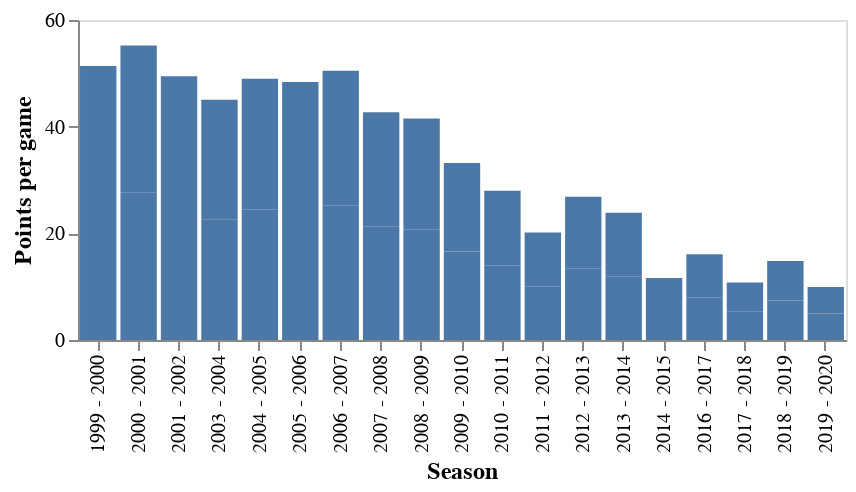

Notebook code cell kept with this figure:
### Code cell
(alt.Chart(df).mark_bar().encode(
   x = alt.X('Season',axis=alt.Axis(title='Season')),
   y = alt.Y('PTS_per_game',axis=alt.Axis(title='Points per game', grid =False))
).properties(
    height = 160,
    width = 384
).configure_axis(
    labelFontSize=10,
    titleFontSize=12

))

### Figure 1 — Vega-Lite specification as saved in the notebook (floating-point values rounded to 4 significant figures)
{"config": {"view": {"continuousWidth": 400, "continuousHeight": 300}, "axis": {"labelFontSize": 10, "titleFontSize": 12}}, "data": {"name": "data-e64370d0fcd7c736557a700c30dafda3"}, "mark": "bar", "encoding": {"x": {"type": "nominal", "axis": {"title": "Season"}, "field": "Season"}, "y": {"type": "quantitative", "axis": {"grid": false, "title": "Points per game"}, "field": "PTS_per_game"}}, "height": 160, "width": 384, "$schema": "https://vega.github.io/schema/vega-lite/v4.8.1.json", "datasets": {"data-e64370d0fcd7c736557a700c30dafda3": [{"League": "NBA", "Season": "1999 - 2000", "Stage": "Regular_Season", "Player": "Vince Carter", "Team": "TOR", "GP": 82, "MIN": 3126.0, "FGM": 788, "FGA": 1696, "3PM": 95, "3PA": 236, "FTM": 436, "FTA": 551, "TOV": 178, "PF": 263, "ORB": 150, "DRB": 326, "REB": 476, "AST": 322, "STL": 110, "BLK": 92, "PTS": 2107, "REB_per_game": 5.805, "PTS_per_game": 25.7, "birth_year": 1977.0, "birth_month": "Jan", "birth_date": "Jan 26, 1977", "height": "6-6", "height_cm": 198.0, "weight": 220.0, "weight_kg": 100.0, "nationality": "United States", "high_school": "Mainland High School", "draft_round": 1.0, "draft_pick": 5.0, "draft_team": "Golden State Warriors", "FG_type": "2 pointer", "throws_made": 693}, {"League": "NBA", "Season": "2000 - 2001", "Stage": "Regular_Season", "Player": "Vince Carter", "Team": "TOR", "GP": 75, "MIN": 2979.0, "FGM": 762, "FGA": 1656, "3PM": 162, "3PA": 397, "FTM": 384, "FTA": 502, "TOV": 167, "PF": 205, "ORB": 176, "DRB": 240, "REB": 416, "AST": 291, "STL": 114, "BLK": 82, "PTS": 2070, "REB_per_game": 5.547, "PTS_per_game": 27.6, "birth_year": 1977.0, "birth_month": "Jan", "birth_date": "Jan 26, 1977", "height": "6-6", "height_cm": 198.0, "weight": 220.0, "weight_kg": 100.0, "nationality": "United States", "high_school": "Mainland High School", "draft_round": 1.0, "draft_pick": 5.0, "draft_team": "Golden State Warriors", "FG_type": "2 pointer", "throws_made": 600}, {"League": "NBA", "Season": "2001 - 2002", "Stage": "Regular_Season", "Player": "Vince Carter", "Team": "TOR", "GP": 60, "MIN": 2385.0, "FGM": 559, "FGA": 1307, "3PM": 121, "3PA": 313, "FTM": 245, "FTA": 307, "TOV": 154, "PF": 191, "ORB": 138, "DRB": 175, "REB": 313, "AST": 239, "STL": 94, "BLK": 43, "PTS": 1484, "REB_per_game": 5.217, "PTS_per_game": 24.73, "birth_year": 1977.0, "birth_month": "Jan", "birth_date": "Jan 26, 1977", "height": "6-6", "height_cm": 198.0, "weight": 220.0, "weight_kg": 100.0, "nationality": "United States", "high_school": "Mainland High School", "draft_round": 1.0, "draft_pick": 5.0, "draft_team": "Golden State Warriors", "FG_type": "2 pointer", "throws_made": 438}, {"League": "NBA", "Season": "2003 - 2004", "Stage": "Regular_Season", "Player": "Vince Carter", "Team": "TOR", "GP": 73, "MIN": 2785.0, "FGM": 608, "FGA": 1457, "3PM": 93, "3PA": 243, "FTM": 336, "FTA": 417, "TOV": 223, "PF": 212, "ORB": 95, "DRB": 254, "REB": 349, "AST": 348, "STL": 88, "BLK": 65, "PTS": 1645, "REB_per_game": 4.781, "PTS_per_game": 22.53, "birth_year": 1977.0, "birth_month": "Jan", "birth_date": "Jan 26, 1977", "height": "6-6", "height_cm": 198.0, "weight": 220.0, "weight_kg": 100.0, "nationality": "United States", "high_school": "Mainland High School", "draft_round": 1.0, "draft_pick": 5.0, "draft_team": "Golden State Warriors", "FG_type": "2 pointer", "throws_made": 515}, {"League": "NBA", "Season": "2004 - 2005", "Stage": "Regular_Season", "Player": "Vince Carter", "Team": "NJN", "GP": 77, "MIN": 2827.0, "FGM": 696, "FGA": 1541, "3PM": 127, "3PA": 313, "FTM": 367, "FTA": 460, "TOV": 168, "PF": 243, "ORB": 106, "DRB": 295, "REB": 401, "AST": 327, "STL": 109, "BLK": 48, "PTS": 1886, "REB_per_game": 5.208, "PTS_per_game": 24.49, "birth_year": 1977.0, "birth_month": "Jan", "birth_date": "Jan 26, 1977", "height": "6-6", "height_cm": 198.0, "weight": 220.0, "weight_kg": 100.0, "nationality": "United States", "high_school": "Mainland High School", "draft_round": 1.0, "draft_pick": 5.0, "draft_team": "Golden State Warriors", "FG_type": "2 pointer", "throws_made": 569}, {"League": "NBA", "Season": "2005 - 2006", "Stage": "Regular_Season", "Player": "Vince Carter", "Team": "NJN", "GP": 79, "MIN": 2907.0, "FGM": 653, "FGA": 1518, "3PM": 125, "3PA": 367, "FTM": 480, "FTA": 601, "TOV": 213, "PF": 235, "ORB": 135, "DRB": 327, "REB": 462, "AST": 338, "STL": 94, "BLK": 53, "PTS": 1911, "REB_per_game": 5.848, "PTS_per_game": 24.19, "birth_year": 1977.0, "birth_month": "Jan", "birth_date": "Jan 26, 1977", "height": "6-6", "height_cm": 198.0, "weight": 220.0, "weight_kg": 100.0, "nationality": "United States", "high_school": "Mainland High School", "draft_round": 1.0, "draft_pick": 5.0, "draft_team": "Golden State Warriors", "FG_type": "2 pointer", "throws_made": 528}, {"League": "NBA", "Season": "2006 - 2007", "Stage": "Regular_Season", "Player": "Vince Carter", "Team": "NJN", "GP": 82, "MIN": 3126.0, "FGM": 726, "FGA": 1598, "3PM": 156, "3PA": 437, "FTM": 462, "FTA": 576, "TOV": 217, "PF": 266, "ORB": 114, "DRB": 378, "REB": 492, "AST": 393, "STL": 82, "BLK": 30, "PTS": 2070, "REB_per_game": 6.0, "PTS_per_game": 25.24, "birth_year": 1977.0, "birth_month": "Jan", "birth_date": "Jan 26, 1977", "height": "6-6", "height_cm": 198.0, "weight": 220.0, "weight_kg": 100.0, "nationality": "United States", "high_school": "Mainland High School", "draft_round": 1.0, "draft_pick": 5.0, "draft_team": "Golden State Warriors", "FG_type": "2 pointer", "throws_made": 570}, {"League": "NBA", "Season": "2007 - 2008", "Stage": "Regular_Season", "Player": "Vince Carter", "Team": "NJN", "GP": 76, "MIN": 2959.0, "FGM": 587, "FGA": 1287, "3PM": 98, "3PA": 273, "FTM": 350, "FTA": 429, "TOV": 181, "PF": 241, "ORB": 112, "DRB": 341, "REB": 453, "AST": 389, "STL": 93, "BLK": 33, "PTS": 1622, "REB_per_game": 5.961, "PTS_per_game": 21.34, "birth_year": 1977.0, "birth_month": "Jan", "birth_date": "Jan 26, 1977", "height": "6-6", "height_cm": 198.0, "weight": 220.0, "weight_kg": 100.0, "nationality": "United States", "high_school": "Mainland High School", "draft_round": 1.0, "draft_pick": 5.0, "draft_team": "Golden State Warriors", "FG_type": "2 pointer", "throws_made": 489}, {"League": "NBA", "Season": "2008 - 2009", "Stage": "Regular_Season", "Player": "Vince Carter", "Team": "NJN", "GP": 80, "MIN": 2946.0, "FGM": 588, "FGA": 1345, "3PM": 151, "3PA": 392, "FTM": 335, "FTA": 410, "TOV": 166, "PF": 234, "ORB": 74, "DRB": 336, "REB": 410, "AST": 376, "STL": 82, "BLK": 38, "PTS": 1662, "REB_per_game": 5.125, "PTS_per_game": 20.77, "birth_year": 1977.0, "birth_month": "Jan", "birth_date": "Jan 26, 1977", "height": "6-6", "height_cm": 198.0, "weight": 220.0, "weight_kg": 100.0, "nationality": "United States", "high_school": "Mainland High School", "draft_round": 1.0, "draft_pick": 5.0, "draft_team": "Golden State Warriors", "FG_type": "2 pointer", "throws_made": 437}, {"League": "NBA", "Season": "2009 - 2010", "Stage": "Regular_Season", "Player": "Vince Carter", "Team": "ORL", "GP": 75, "MIN": 2310.0, "FGM": 434, "FGA": 1015, "3PM": 119, "3PA": 324, "FTM": 257, "FTA": 306, "TOV": 106, "PF": 189, "ORB": 33, "DRB": 260, "REB": 293, "AST": 236, "STL": 53, "BLK": 18, "PTS": 1244, "REB_per_game": 3.907, "PTS_per_game": 16.59, "birth_year": 1977.0, "birth_month": "Jan", "birth_date": "Jan 26, 1977", "height": "6-6", "height_cm": 198.0, "weight": 220.0, "weight_kg": 100.0, "nationality": "United States", "high_school": "Mainland High School", "draft_round": 1.0, "draft_pick": 5.0, "draft_team": "Golden State Warriors", "FG_type": "2 pointer", "throws_made": 315}, {"League": "NBA", "Season": "2010 - 2011", "Stage": "Regular_Season", "Player": "Vince Carter", "Team": "PHX", "GP": 73, "MIN": 2052.0, "FGM": 389, "FGA": 891, "3PM": 116, "3PA": 321, "FTM": 128, "FTA": 173, "TOV": 90, "PF": 193, "ORB": 54, "DRB": 221, "REB": 275, "AST": 146, "STL": 67, "BLK": 20, "PTS": 1022, "REB_per_game": 3.767, "PTS_per_game": 14.0, "birth_year": 1977.0, "birth_month": "Jan", "birth_date": "Jan 26, 1977", "height": "6-6", "height_cm": 198.0, "weight": 220.0, "weight_kg": 100.0, "nationality": "United States", "high_school": "Mainland High School", "draft_round": 1.0, "draft_pick": 5.0, "draft_team": "Golden State Warriors", "FG_type": "2 pointer", "throws_made": 273}, {"League": "NBA", "Season": "2011 - 2012", "Stage": "Regular_Season", "Player": "Vince Carter", "Team": "DAL", "GP": 61, "MIN": 1542.0, "FGM": 223, "FGA": 542, "3PM": 74, "3PA": 205, "FTM": 95, "FTA": 115, "TOV": 84, "PF": 134, "ORB": 32, "DRB": 173, "REB": 205, "AST": 139, "STL": 56, "BLK": 25, "PTS": 615, "REB_per_game": 3.361, "PTS_per_game": 10.08, "birth_year": 1977.0, "birth_month": "Jan", "birth_date": "Jan 26, 1977", "height": "6-6", "height_cm": 198.0, "weight": 220.0, "weight_kg": 100.0, "nationality": "United States", "high_school": "Mainland High School", "draft_round": 1.0, "draft_pick": 5.0, "draft_team": "Golden State Warriors", "FG_type": "2 pointer", "throws_made": 149}, {"League": "NBA", "Season": "2012 - 2013", "Stage": "Regular_Season", "Player": "Vince Carter", "Team": "DAL", "GP": 81, "MIN": 2093.0, "FGM": 372, "FGA": 855, "3PM": 162, "3PA": 399, "FTM": 182, "FTA": 223, "TOV": 106, "PF": 226, "ORB": 58, "DRB": 276, "REB": 334, "AST": 194, "STL": 74, "BLK": 44, "PTS": 1088, "REB_per_game": 4.123, "PTS_per_game": 13.43, "birth_year": 1977.0, "birth_month": "Jan", "birth_date": "Jan 26, 1977", "height": "6-6", "height_cm": 198.0, "weight": 220.0, "weight_kg": 100.0, "nationality": "United States", "high_school": "Mainland High School", "draft_round": 1.0, "draft_pick": 5.0, "draft_team": "Golden State Warriors", "FG_type": "2 pointer", "throws_made": 210}, {"League": "NBA", "Season": "2013 - 2014", "Stage": "Regular_Season", "Player": "Vince Carter", "Team": "DAL", "GP": 81, "MIN": 1973.0, "FGM": 330, "FGA": 811, "3PM": 146, "3PA": 371, "FTM": 161, "FTA": 196, "TOV": 108, "PF": 209, "ORB": 67, "DRB": 217, "REB": 284, "AST": 212, "STL": 61, "BLK": 35, "PTS": 967, "REB_per_game": 3.506, "PTS_per_game": 11.94, "birth_year": 1977.0, "birth_month": "Jan", "birth_date": "Jan 26, 1977", "height": "6-6", "height_cm": 198.0, "weight": 220.0, "weight_kg": 100.0, "nationality": "United States", "high_school": "Mainland High School", "draft_round": 1.0, "draft_pick": 5.0, "draft_team": "Golden State Warriors", "FG_type": "2 pointer", "throws_made": 184}, {"League": "NBA", "Season": "2014 - 2015", "Stage": "Regular_Season", "Player": "Vince Carter", "Team": "MEM", "GP": 66, "MIN": 1091.0, "FGM": 135, "FGA": 406, "3PM": 69, "3PA": 232, "FTM": 45, "FTA": 57, "TOV": 43, "PF": 102, "ORB": 27, "DRB": 106, "REB": 133, "AST": 79, "STL": 43, "BLK": 14, "PTS": 384, "REB_per_game": 2.015, "PTS_per_game": 5.818, "birth_year": 1977.0, "birth_month": "Jan", "birth_date": "Jan 26, 1977", "height": "6-6", "height_cm": 198.0, "weight": 220.0, "weight_kg": 100.0, "nationality": "United States", "high_school": "Mainland High School", "draft_round": 1.0, "draft_pick": 5.0, "draft_team": "Golden State Warriors", "FG_type": "2 pointer", "throws_made": 66}, {"League": "NBA", "Season": "2016 - 2017", "Stage": "Regular_Season", "Player": "Vince Carter", "Team": "MEM", "GP": 73, "MIN": 1800.0, "FGM": 193, "FGA": 490, "3PM": 112, "3PA": 296, "FTM": 88, "FTA": 115, "TOV": 50, "PF": 163, "ORB": 36, "DRB": 191, "REB": 227, "AST": 133, "STL": 60, "BLK": 36, "PTS": 586, "REB_per_game": 3.11, "PTS_per_game": 8.027, "birth_year": 1977.0, "birth_month": "Jan", "birth_date": "Jan 26, 1977", "height": "6-6", "height_cm": 198.0, "weight": 220.0, "weight_kg": 100.0, "nationality": "United States", "high_school": "Mainland High School", "draft_round": 1.0, "draft_pick": 5.0, "draft_team": "Golden State Warriors", "FG_type": "2 pointer", "throws_made": 81}, {"League": "NBA", "Season": "2017 - 2018", "Stage": "Regular_Season", "Player": "Vince Carter", "Team": "SAC", "GP": 58, "MIN": 1026.0, "FGM": 114, "FGA": 283, "3PM": 57, "3PA": 165, "FTM": 28, "FTA": 37, "TOV": 36, "PF": 96, "ORB": 18, "DRB": 130, "REB": 148, "AST": 69, "STL": 42, "BLK": 26, "PTS": 313, "REB_per_game": 2.552, "PTS_per_game": 5.397, "birth_year": 1977.0, "birth_month": "Jan", "birth_date": "Jan 26, 1977", "height": "6-6", "height_cm": 198.0, "weight": 220.0, "weight_kg": 100.0, "nationality": "United States", "high_school": "Mainland High School", "draft_round": 1.0, "draft_pick": 5.0, "draft_team": "Golden State Warriors", "FG_type": "2 pointer", "throws_made": 57}, {"League": "NBA", "Season": "2018 - 2019", "Stage": "Regular_Season", "Player": "Vince Carter", "Team": "ATL", "GP": 76, "MIN": 1330.0, "FGM": 196, "FGA": 468, "3PM": 123, "3PA": 316, "FTM": 47, "FTA": 66, "TOV": 48, "PF": 141, "ORB": 31, "DRB": 163, "REB": 194, "AST": 87, "STL": 44, "BLK": 27, "PTS": 562, "REB_per_game": 2.553, "PTS_per_game": 7.395, "birth_year": 1977.0, "birth_month": "Jan", "birth_date": "Jan 26, 1977", "height": "6-6", "height_cm": 198.0, "weight": 220.0, "weight_kg": 100.0, "nationality": "United States", "high_school": "Mainland High School", "draft_round": 1.0, "draft_pick": 5.0, "draft_team": "Golden State Warriors", "FG_type": "2 pointer", "throws_made": 73}, {"League": "NBA", "Season": "2019 - 2020", "Stage": "Regular_Season", "Player": "Vince Carter", "Team": "ATL", "GP": 60, "MIN": 875.5, "FGM": 107, "FGA": 304, "3PM": 61, "3PA": 202, "FTM": 23, "FTA": 29, "TOV": 33, "PF": 90, "ORB": 18, "DRB": 106, "REB": 124, "AST": 48, "STL": 23, "BLK": 25, "PTS": 298, "REB_per_game": 2.067, "PTS_per_game": 4.967, "birth_year": 1977.0, "birth_month": "Jan", "birth_date": "Jan 26, 1977", "height": "6-6", "height_cm": 198.0, "weight": 220.0, "weight_kg": 100.0, "nationality": "United States", "high_school": "Mainland High School", "draft_round": 1.0, "draft_pick": 5.0, "draft_team": "Golden State Warriors", "FG_type": "2 pointer", "throws_made": 46}, {"League": "NBA", "Season": "1999 - 2000", "Stage": "Regular_Season", "Player": "Vince Carter", "Team": "TOR", "GP": 82, "MIN": 3126.0, "FGM": 788, "FGA": 1696, "3PM": 95, "3PA": 236, "FTM": 436, "FTA": 551, "TOV": 178, "PF": 263, "ORB": 150, "DRB": 326, "REB": 476, "AST": 322, "STL": 110, "BLK": 92, "PTS": 2107, "REB_per_game": 5.805, "PTS_per_game": 25.7, "birth_year": 1977.0, "birth_month": "Jan", "birth_date": "Jan 26, 1977", "height": "6-6", "height_cm": 198.0, "weight": 220.0, "weight_kg": 100.0, "nationality": "United States", "high_school": "Mainland High School", "draft_round": 1.0, "draft_pick": 5.0, "draft_team": "Golden State Warriors", "FG_type": "3 pointer", "throws_made": 95}, {"League": "NBA", "Season": "2000 - 2001", "Stage": "Regular_Season", "Player": "Vince Carter", "Team": "TOR", "GP": 75, "MIN": 2979.0, "FGM": 762, "FGA": 1656, "3PM": 162, "3PA": 397, "FTM": 384, "FTA": 502, "TOV": 167, "PF": 205, "ORB": 176, "DRB": 240, "REB": 416, "AST": 291, "STL": 114, "BLK": 82, "PTS": 2070, "REB_per_game": 5.547, "PTS_per_game": 27.6, "birth_year": 1977.0, "birth_month": "Jan", "birth_date": "Jan 26, 1977", "height": "6-6", "height_cm": 198.0, "weight": 220.0, "weight_kg": 100.0, "nationality": "United States", "high_school": "Mainland High School", "draft_round": 1.0, "draft_pick": 5.0, "draft_team": "Golden State Warriors", "FG_type": "3 pointer", "throws_made": 162}, {"League": "NBA", "Season": "2001 - 2002", "Stage": "Regular_Season", "Player": "Vince Carter", "Team": "TOR", "GP": 60, "MIN": 2385.0, "FGM": 559, "FGA": 1307, "3PM": 121, "3PA": 313, "FTM": 245, "FTA": 307, "TOV": 154, "PF": 191, "ORB": 138, "DRB": 175, "REB": 313, "AST": 239, "STL": 94, "BLK": 43, "PTS": 1484, "REB_per_game": 5.217, "PTS_per_game": 24.73, "birth_year": 1977.0, "birth_month": "Jan", "birth_date": "Jan 26, 1977", "height": "6-6", "height_cm": 198.0, "weight": 220.0, "weight_kg": 100.0, "nationality": "United States", "high_school": "Mainland High School", "draft_round": 1.0, "draft_pick": 5.0, "draft_team": "Golden State Warriors", "FG_type": "3 pointer", "throws_made": 121}, {"League": "NBA", "Season": "2003 - 2004", "Stage": "Regular_Season", "Player": "Vince Carter", "Team": "TOR", "GP": 73, "MIN": 2785.0, "FGM": 608, "FGA": 1457, "3PM": 93, "3PA": 243, "FTM": 336, "FTA": 417, "TOV": 223, "PF": 212, "ORB": 95, "DRB": 254, "REB": 349, "AST": 348, "STL": 88, "BLK": 65, "PTS": 1645, "REB_per_game": 4.781, "PTS_per_game": 22.53, "birth_year": 1977.0, "birth_month": "Jan", "birth_date": "Jan 26, 1977", "height": "6-6", "height_cm": 198.0, "weight": 220.0, "weight_kg": 100.0, "nationality": "United States", "high_school": "Mainland High School", "draft_round": 1.0, "draft_pick": 5.0, "draft_team": "Golden State Warriors", "FG_type": "3 pointer", "throws_made": 93}, {"League": "NBA", "Season": "2004 - 2005", "Stage": "Regular_Season", "Player": "Vince Carter", "Team": "NJN", "GP": 77, "MIN": 2827.0, "FGM": 696, "FGA": 1541, "3PM": 127, "3PA": 313, "FTM": 367, "FTA": 460, "TOV": 168, "PF": 243, "ORB": 106, "DRB": 295, "REB": 401, "AST": 327, "STL": 109, "BLK": 48, "PTS": 1886, "REB_per_game": 5.208, "PTS_per_game": 24.49, "birth_year": 1977.0, "birth_month": "Jan", "birth_date": "Jan 26, 1977", "height": "6-6", "height_cm": 198.0, "weight": 220.0, "weight_kg": 100.0, "nationality": "United States", "high_school": "Mainland High School", "draft_round": 1.0, "draft_pick": 5.0, "draft_team": "Golden State Warriors", "FG_type": "3 pointer", "throws_made": 127}, {"League": "NBA", "Season": "2005 - 2006", "Stage": "Regular_Season", "Player": "Vince Carter", "Team": "NJN", "GP": 79, "MIN": 2907.0, "FGM": 653, "FGA": 1518, "3PM": 125, "3PA": 367, "FTM": 480, "FTA": 601, "TOV": 213, "PF": 235, "ORB": 135, "DRB": 327, "REB": 462, "AST": 338, "STL": 94, "BLK": 53, "PTS": 1911, "REB_per_game": 5.848, "PTS_per_game": 24.19, "birth_year": 1977.0, "birth_month": "Jan", "birth_date": "Jan 26, 1977", "height": "6-6", "height_cm": 198.0, "weight": 220.0, "weight_kg": 100.0, "nationality": "United States", "high_school": "Mainland High School", "draft_round": 1.0, "draft_pick": 5.0, "draft_team": "Golden State Warriors", "FG_type": "3 pointer", "throws_made": 125}, {"League": "NBA", "Season": "2006 - 2007", "Stage": "Regular_Season", "Player": "Vince Carter", "Team": "NJN", "GP": 82, "MIN": 3126.0, "FGM": 726, "FGA": 1598, "3PM": 156, "3PA": 437, "FTM": 462, "FTA": 576, "TOV": 217, "PF": 266, "ORB": 114, "DRB": 378, "REB": 492, "AST": 393, "STL": 82, "BLK": 30, "PTS": 2070, "REB_per_game": 6.0, "PTS_per_game": 25.24, "birth_year": 1977.0, "birth_month": "Jan", "birth_date": "Jan 26, 1977", "height": "6-6", "height_cm": 198.0, "weight": 220.0, "weight_kg": 100.0, "nationality": "United States", "high_school": "Mainland High School", "draft_round": 1.0, "draft_pick": 5.0, "draft_team": "Golden State Warriors", "FG_type": "3 pointer", "throws_made": 156}, {"League": "NBA", "Season": "2007 - 2008", "Stage": "Regular_Season", "Player": "Vince Carter", "Team": "NJN", "GP": 76, "MIN": 2959.0, "FGM": 587, "FGA": 1287, "3PM": 98, "3PA": 273, "FTM": 350, "FTA": 429, "TOV": 181, "PF": 241, "ORB": 112, "DRB": 341, "REB": 453, "AST": 389, "STL": 93, "BLK": 33, "PTS": 1622, "REB_per_game": 5.961, "PTS_per_game": 21.34, "birth_year": 1977.0, "birth_month": "Jan", "birth_date": "Jan 26, 1977", "height": "6-6", "height_cm": 198.0, "weight": 220.0, "weight_kg": 100.0, "nationality": "United States", "high_school": "Mainland High School", "draft_round": 1.0, "draft_pick": 5.0, "draft_team": "Golden State Warriors", "FG_type": "3 pointer", "throws_made": 98}, {"League": "NBA", "Season": "2008 - 2009", "Stage": "Regular_Season", "Player": "Vince Carter", "Team": "NJN", "GP": 80, "MIN": 2946.0, "FGM": 588, "FGA": 1345, "3PM": 151, "3PA": 392, "FTM": 335, "FTA": 410, "TOV": 166, "PF": 234, "ORB": 74, "DRB": 336, "REB": 410, "AST": 376, "STL": 82, "BLK": 38, "PTS": 1662, "REB_per_game": 5.125, "PTS_per_game": 20.77, "birth_year": 1977.0, "birth_month": "Jan", "birth_date": "Jan 26, 1977", "height": "6-6", "height_cm": 198.0, "weight": 220.0, "weight_kg": 100.0, "nationality": "United States", "high_school": "Mainland High School", "draft_round": 1.0, "draft_pick": 5.0, "draft_team": "Golden State Warriors", "FG_type": "3 pointer", "throws_made": 151}, {"League": "NBA", "Season": "2009 - 2010", "Stage": "Regular_Season", "Player": "Vince Carter", "Team": "ORL", "GP": 75, "MIN": 2310.0, "FGM": 434, "FGA": 1015, "3PM": 119, "3PA": 324, "FTM": 257, "FTA": 306, "TOV": 106, "PF": 189, "ORB": 33, "DRB": 260, "REB": 293, "AST": 236, "STL": 53, "BLK": 18, "PTS": 1244, "REB_per_game": 3.907, "PTS_per_game": 16.59, "birth_year": 1977.0, "birth_month": "Jan", "birth_date": "Jan 26, 1977", "height": "6-6", "height_cm": 198.0, "weight": 220.0, "weight_kg": 100.0, "nationality": "United States", "high_school": "Mainland High School", "draft_round": 1.0, "draft_pick": 5.0, "draft_team": "Golden State Warriors", "FG_type": "3 pointer", "throws_made": 119}, {"League": "NBA", "Season": "2010 - 2011", "Stage": "Regular_Season", "Player": "Vince Carter", "Team": "PHX", "GP": 73, "MIN": 2052.0, "FGM": 389, "FGA": 891, "3PM": 116, "3PA": 321, "FTM": 128, "FTA": 173, "TOV": 90, "PF": 193, "ORB": 54, "DRB": 221, "REB": 275, "AST": 146, "STL": 67, "BLK": 20, "PTS": 1022, "REB_per_game": 3.767, "PTS_per_game": 14.0, "birth_year": 1977.0, "birth_month": "Jan", "birth_date": "Jan 26, 1977", "height": "6-6", "height_cm": 198.0, "weight": 220.0, "weight_kg": 100.0, "nationality": "United States", "high_school": "Mainland High School", "draft_round": 1.0, "draft_pick": 5.0, "draft_team": "Golden State Warriors", "FG_type": "3 pointer", "throws_made": 116}, {"League": "NBA", "Season": "2011 - 2012", "Stage": "Regular_Season", "Player": "Vince Carter", "Team": "DAL", "GP": 61, "MIN": 1542.0, "FGM": 223, "FGA": 542, "3PM": 74, "3PA": 205, "FTM": 95, "FTA": 115, "TOV": 84, "PF": 134, "ORB": 32, "DRB": 173, "REB": 205, "AST": 139, "STL": 56, "BLK": 25, "PTS": 615, "REB_per_game": 3.361, "PTS_per_game": 10.08, "birth_year": 1977.0, "birth_month": "Jan", "birth_date": "Jan 26, 1977", "height": "6-6", "height_cm": 198.0, "weight": 220.0, "weight_kg": 100.0, "nationality": "United States", "high_school": "Mainland High School", "draft_round": 1.0, "draft_pick": 5.0, "draft_team": "Golden State Warriors", "FG_type": "3 pointer", "throws_made": 74}, {"League": "NBA", "Season": "2012 - 2013", "Stage": "Regular_Season", "Player": "Vince Carter", "Team": "DAL", "GP": 81, "MIN": 2093.0, "FGM": 372, "FGA": 855, "3PM": 162, "3PA": 399, "FTM": 182, "FTA": 223, "TOV": 106, "PF": 226, "ORB": 58, "DRB": 276, "REB": 334, "AST": 194, "STL": 74, "BLK": 44, "PTS": 1088, "REB_per_game": 4.123, "PTS_per_game": 13.43, "birth_year": 1977.0, "birth_month": "Jan", "birth_date": "Jan 26, 1977", "height": "6-6", "height_cm": 198.0, "weight": 220.0, "weight_kg": 100.0, "nationality": "United States", "high_school": "Mainland High School", "draft_round": 1.0, "draft_pick": 5.0, "draft_team": "Golden State Warriors", "FG_type": "3 pointer", "throws_made": 162}, {"League": "NBA", "Season": "2013 - 2014", "Stage": "Regular_Season", "Player": "Vince Carter", "Team": "DAL", "GP": 81, "MIN": 1973.0, "FGM": 330, "FGA": 811, "3PM": 146, "3PA": 371, "FTM": 161, "FTA": 196, "TOV": 108, "PF": 209, "ORB": 67, "DRB": 217, "REB": 284, "AST": 212, "STL": 61, "BLK": 35, "PTS": 967, "REB_per_game": 3.506, "PTS_per_game": 11.94, "birth_year": 1977.0, "birth_month": "Jan", "birth_date": "Jan 26, 1977", "height": "6-6", "height_cm": 198.0, "weight": 220.0, "weight_kg": 100.0, "nationality": "United States", "high_school": "Mainland High School", "draft_round": 1.0, "draft_pick": 5.0, "draft_team": "Golden State Warriors", "FG_type": "3 pointer", "throws_made": 146}, {"League": "NBA", "Season": "2014 - 2015", "Stage": "Regular_Season", "Player": "Vince Carter", "Team": "MEM", "GP": 66, "MIN": 1091.0, "FGM": 135, "FGA": 406, "3PM": 69, "3PA": 232, "FTM": 45, "FTA": 57, "TOV": 43, "PF": 102, "ORB": 27, "DRB": 106, "REB": 133, "AST": 79, "STL": 43, "BLK": 14, "PTS": 384, "REB_per_game": 2.015, "PTS_per_game": 5.818, "birth_year": 1977.0, "birth_month": "Jan", "birth_date": "Jan 26, 1977", "height": "6-6", "height_cm": 198.0, "weight": 220.0, "weight_kg": 100.0, "nationality": "United States", "high_school": "Mainland High School", "draft_round": 1.0, "draft_pick": 5.0, "draft_team": "Golden State Warriors", "FG_type": "3 pointer", "throws_made": 69}, {"League": "NBA", "Season": "2016 - 2017", "Stage": "Regular_Season", "Player": "Vince Carter", "Team": "MEM", "GP": 73, "MIN": 1800.0, "FGM": 193, "FGA": 490, "3PM": 112, "3PA": 296, "FTM": 88, "FTA": 115, "TOV": 50, "PF": 163, "ORB": 36, "DRB": 191, "REB": 227, "AST": 133, "STL": 60, "BLK": 36, "PTS": 586, "REB_per_game": 3.11, "PTS_per_game": 8.027, "birth_year": 1977.0, "birth_month": "Jan", "birth_date": "Jan 26, 1977", "height": "6-6", "height_cm": 198.0, "weight": 220.0, "weight_kg": 100.0, "nationality": "United States", "high_school": "Mainland High School", "draft_round": 1.0, "draft_pick": 5.0, "draft_team": "Golden State Warriors", "FG_type": "3 pointer", "throws_made": 112}, {"League": "NBA", "Season": "2017 - 2018", "Stage": "Regular_Season", "Player": "Vince Carter", "Team": "SAC", "GP": 58, "MIN": 1026.0, "FGM": 114, "FGA": 283, "3PM": 57, "3PA": 165, "FTM": 28, "FTA": 37, "TOV": 36, "PF": 96, "ORB": 18, "DRB": 130, "REB": 148, "AST": 69, "STL": 42, "BLK": 26, "PTS": 313, "REB_per_game": 2.552, "PTS_per_game": 5.397, "birth_year": 1977.0, "birth_month": "Jan", "birth_date": "Jan 26, 1977", "height": "6-6", "height_cm": 198.0, "weight": 220.0, "weight_kg": 100.0, "nationality": "United States", "high_school": "Mainland High School", "draft_round": 1.0, "draft_pick": 5.0, "draft_team": "Golden State Warriors", "FG_type": "3 pointer", "throws_made": 57}, {"League": "NBA", "Season": "2018 - 2019", "Stage": "Regular_Season", "Player": "Vince Carter", "Team": "ATL", "GP": 76, "MIN": 1330.0, "FGM": 196, "FGA": 468, "3PM": 123, "3PA": 316, "FTM": 47, "FTA": 66, "TOV": 48, "PF": 141, "ORB": 31, "DRB": 163, "REB": 194, "AST": 87, "STL": 44, "BLK": 27, "PTS": 562, "REB_per_game": 2.553, "PTS_per_game": 7.395, "birth_year": 1977.0, "birth_month": "Jan", "birth_date": "Jan 26, 1977", "height": "6-6", "height_cm": 198.0, "weight": 220.0, "weight_kg": 100.0, "nationality": "United States", "high_school": "Mainland High School", "draft_round": 1.0, "draft_pick": 5.0, "draft_team": "Golden State Warriors", "FG_type": "3 pointer", "throws_made": 123}, {"League": "NBA", "Season": "2019 - 2020", "Stage": "Regular_Season", "Player": "Vince Carter", "Team": "ATL", "GP": 60, "MIN": 875.5, "FGM": 107, "FGA": 304, "3PM": 61, "3PA": 202, "FTM": 23, "FTA": 29, "TOV": 33, "PF": 90, "ORB": 18, "DRB": 106, "REB": 124, "AST": 48, "STL": 23, "BLK": 25, "PTS": 298, "REB_per_game": 2.067, "PTS_per_game": 4.967, "birth_year": 1977.0, "birth_month": "Jan", "birth_date": "Jan 26, 1977", "height": "6-6", "height_cm": 198.0, "weight": 220.0, "weight_kg": 100.0, "nationality": "United States", "high_school": "Mainland High School", "draft_round": 1.0, "draft_pick": 5.0, "draft_team": "Golden State Warriors", "FG_type": "3 pointer", "throws_made": 61}]}}
